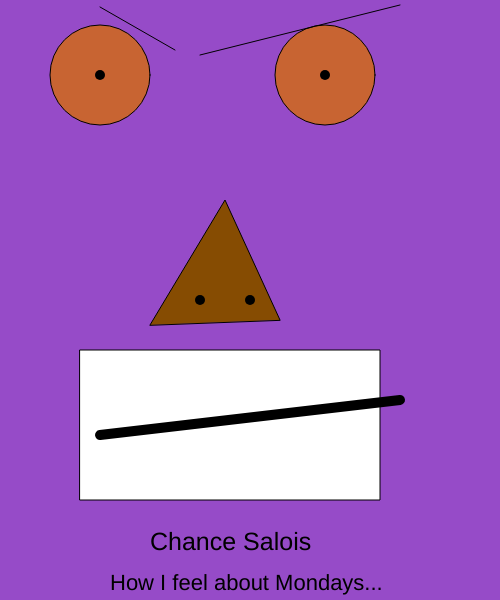
Frame 1 (no input)
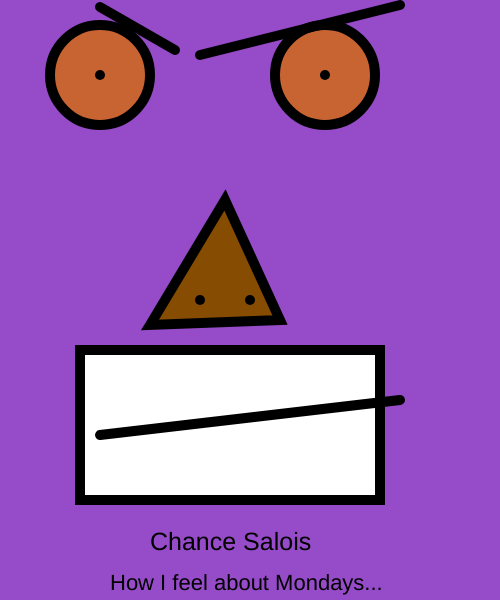
Frame 60 (no input)
Frame 120 (the mouse pressed at the canvas centre since frame 60): identical to frame 60, image omitted

The p5.js sketch that drew these frames (run headless with seeded random() and noise() and a simulated clock; from frame 60 on, the mouse is pressed at the canvas centre):

// p5.js sketch
// ── sketch.js
function setup()
{
  createCanvas(500, 600)
}


function draw()
{
  background(150, 75, 200);
  textSize(22)
  text("How I feel about Mondays...", 110,590);
  fill(200, 100, 50);
  circle(100, 75, 100);
  circle(325, 75, 100);
  fill(255, 255, 255);
  rect(80, 350, 300, 150);
  fill(134, 76, 2);
  triangle(150,325,225,200,280,320);
  line(100,7,175,50);
  line(200,55,400,5);
  strokeWeight(10);
  fill(0);
  point(100,75);
  point(325,75);
  point(250,300);
  point(200,300);
  line(400,400,100,435);
  fill(0);
  textSize(25);
  text("Chance Salois",150,550 );
}
